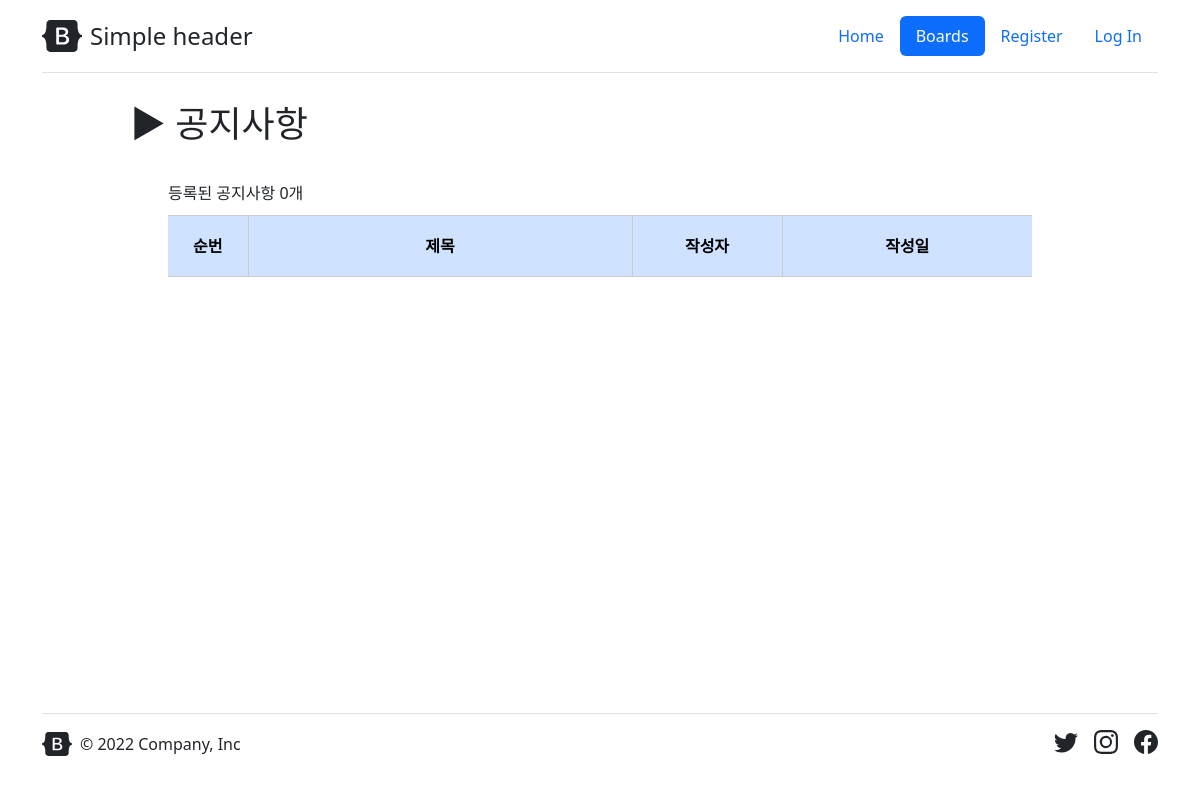
/boards/, run on an earlier commit of the app's database.
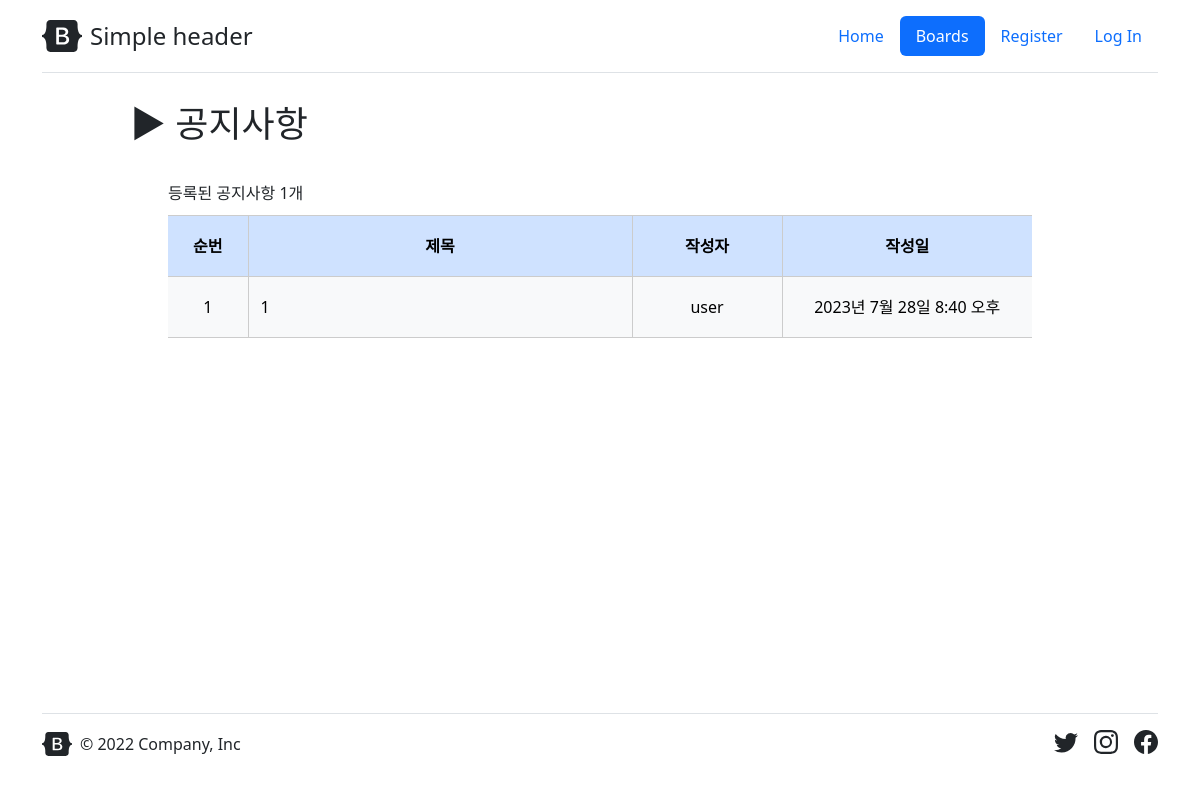
And on a later commit of the database.
### boards/models.py (models this page shows)
class Post(models.Model):
    id = models.BigAutoField(primary_key=True)
    user_id = models.ForeignKey(User, related_name="post",db_column="user_id",on_delete=models.CASCADE,blank=False,null=False)
    user_id_char = models.CharField(max_length=150,blank=False,null=False)
    title = models.CharField(db_column='title', max_length=50, blank=False, null=False)
    content = models.TextField(db_column='content', default="",blank=False,null=False)
    created_date = models.DateTimeField(db_column='created_date', auto_now_add=True)
    updated_date = models.DateTimeField(db_column='updated_date', auto_now=True)
    updated_bool = models.BooleanField(db_column='updated_bool', default=False,blank=False,null=False)
    visible_bool = models.BooleanField(db_column='visible_bool', default=True,blank=False,null=False)

### boards/views.py (the view)
# urls.py: path('', boards.views.boards_index, name='index'),
def boards_index(request):
    Post_list = Post.objects.all()
    context = {"Post_len" : len(Post_list), "Post_list" : Post_list}
    return render(request, 'boards/index.html', context=context)

### boards/templates/boards/index.html (shortened to what this page needs)
{% extends "base.html" %}
{% load static %}
{% block contenthead %}
<link href="{% static "boards/css/index.css" %}" rel="stylesheet">
{% endblock contenthead %}
{% block content %}
<div class="notice">
    <div class="notice-contents">
        <div id="notice-head">▶ 공지사항</div>
        <div class="notice-count">등록된 공지사항 {{ Post_len }}개</div>
        <table class="table table-primary" id="tableid">
            <thead>
                <tr class="table-primary" id="table-head">
                    <th style="width: 80px;">순번</th>
                    <th style="min-width: 150px;">제목</th>
                    <th style="width: 150px;">작성자</th>
                    <th style="width: 250px;">작성일</th>
                </tr>
            </thead>
            <tbody>
                {% for post in Post_list %}
                <tr class="table-light" id="table-main">
                    <td>{{ post.id }}</td>
                    <td class="table-main-title"><a href="{% url 'boards:post_detail' pk=post.id %}">{{ post.title }}</a></td>
                    <td>{{ post.user_id_char }}</td>
                    <td>{{ post.created_date }}</td>
                </tr>
                {% endfor %}
            </tbody>
        </table>
    </div>
</div>
{% endblock content %}

### templates/base.html
{% extends 'footer.html' %}

### templates/footer.html (shortened to what this page needs)
{% extends 'header.html' %}
{% load static %}
{% block footerhead %}
<link href="{% static "css/footer.css" %}" rel="stylesheet">
{% endblock footerhead %}
{% block footer %}
<div class="container">
    <footer class="d-flex flex-wrap justify-content-between align-items-center py-3 my-4 border-top">
        <div class="col-md-4 d-flex align-items-center">
            <a href="/" class="mb-3 me-2 mb-md-0 link-dark text-decoration-none lh-1">
                <svg class="bi" width="30" height="24"><use xlink:href="#bootstrap"/></svg>
            </a>
            <span class="mb-3 mb-md-0 link-dark">&copy; 2022 Company, Inc</span>
        </div>
        <ul class="nav col-md-4 justify-content-end list-unstyled d-flex">
            <li class="ms-3"><a class="link-dark" href="#"><svg class="bi" width="24" height="24"><use xlink:href="#twitter"/></svg></a></li>
            <li class="ms-3"><a class="link-dark" href="#"><svg class="bi" width="24" height="24"><use xlink:href="#instagram"/></svg></a></li>
            <li class="ms-3"><a class="link-dark" href="#"><svg class="bi" width="24" height="24"><use xlink:href="#facebook"/></svg></a></li>
        </ul>
    </footer>
</div>
{% endblock footer %}

### templates/header.html (shortened to what this page needs)
{% extends 'base_pre.html' %}
{% load static %}
{% block headerhead %}
<link href="{% static "css/header.css" %}" rel="stylesheet">
<link href="{% static "css/login_modal.css" %}" rel="stylesheet">
{% endblock headerhead %}
{% block header %}
<div class="container">
    <header class="d-flex flex-wrap justify-content-center py-3 mb-4 border-bottom">
        <a href="/" class="d-flex align-items-center mb-3 mb-md-0 me-md-auto text-dark text-decoration-none">
            <svg class="bi me-2" width="40" height="32"><use xlink:href="#bootstrap"/></svg>
            <span class="fs-4">Simple header</span>
        </a>
        <ul class="nav nav-pills">
            <li class="nav-item"><a href="{% url 'index' %}" class="nav-link" aria-current="page" id="page_home">Home</a></li>
            <li class="nav-item"><a href="{% url 'boards:index' %}" class="nav-link" id="page_boards_index">Boards</a></li>
            {% if user.is_authenticated %}
            <li class="nav-item"><a href="{% url 'services:train' %}" class="nav-link" id="page_ai_train">AI train</a></li>
            <li class="nav-item"><a href="{% url 'services:predict' %}" class="nav-link" id="page_ai_predict">AI predict</a></li>
            <li class="nav-item"><a href="{% url 'account:logout' %}" class="nav-link">Log Out</a></li>
            {% else %}
            <li class="nav-item"><a href="{% url 'account:register' %}" class="nav-link" id="page_register">Register</a></li>
            <li class="nav-item"><a id="login_modal" data-bs-target="#login-modal" href="#" class="nav-link" type="button">Log In</a></li>
            {% endif %}
        </ul>
    </header>
</div>
{% endblock header %}

### templates/base_pre.html (shortened to what this page needs)
<!DOCTYPE html>
{% load static %}
<html>
    <head>
        <link href="https://cdn.jsdelivr.net/npm/bootstrap@5.2.3/dist/css/bootstrap.min.css" rel="stylesheet">
        {% block headerhead %}
        {% endblock headerhead %}
        {% block contenthead %}
        {% endblock contenthead %}
        {% block footerhead %}
        {% endblock footerhead %}
    </head>
    <body>
        <main>
            <div class="_header">
                {% block header %}
                {% endblock header %}
            </div>
            <div class="_content">
                {% block content %}
                {% endblock content %}
            </div>
            <div class="_footer">
                {% block footer %}
                {% endblock footer %}
            </div>
        </main>
    </body>
</html>

### static/css/header.css (style rules this page uses)
html { min-width: 480px; width: 100%; }
main ._content { min-height: 480px; height: calc( 100vh - 73px - 24px - 24px - 24px - 63px ); }
._header .bi { vertical-align: -.125em; fill: currentColor; }

### boards/static/boards/css/index.css (style rules this page uses)
._content .notice { min-height: 480px; height: calc( 100vh - 73px - 24px - 24px - 24px - 63px ); margin: 0 auto; }
._content .notice-contents { min-width: 480px; width: 80%; max-width: 1200px; margin: 0 auto; }
._content .notice-contents #notice-head { margin: 0 10px 30px 10px; text-align: left; font-size: 36px; font-family: "Open Sans", sans-serif; }
._content .notice-contents .notice-count { margin: 10px; width: 90%; margin-left: auto; margin-right: auto; }
._content table { border-collapse: collapse; }
._content table#tableid { width: 90%; margin-left: auto; margin-right: auto; }
._content table th, table td { border: 1px solid #ccc; text-align: center; font-size: 16px; }
._content table th:first-child, td:first-child { border-left: none; }
._content table th:last-child, td:last-child { border-right: none; }
._content table tr#table-head th, ._content table tr#table-main td { padding: 18px 12px; }
._content table tr#table-main td.table-main-title { text-align: left; }
._content table tr#table-main a { color: black; text-decoration: none; }

### static/css/footer.css (style rules this page uses)
._footer .bi { vertical-align: -.125em; fill: currentColor; }

What changed in the data, as far as the page shows it:
added Post: id "1", title "1", user_id_char "user", created_date "2023년 7월 28일 8:40 오후"
Also different on the page:
{{ Post_len }}: "0" → "1"
